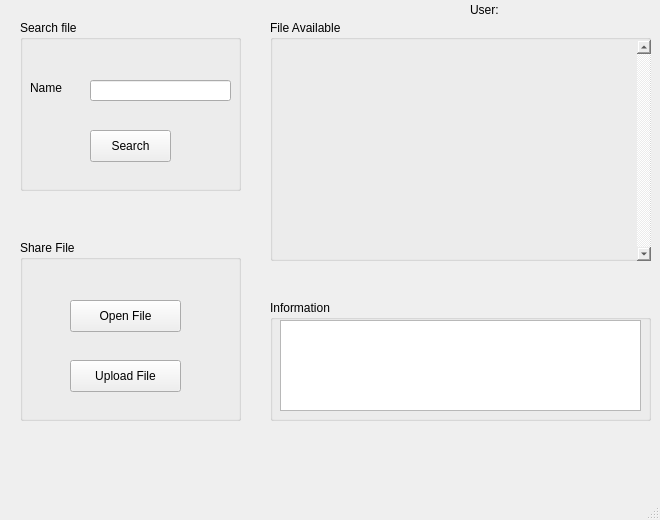
<?xml version="1.0" encoding="UTF-8"?>
<ui version="4.0">
 <class>MainWindow</class>
 <widget class="QMainWindow" name="MainWindow">
  <property name="geometry">
   <rect>
    <x>0</x>
    <y>0</y>
    <width>660</width>
    <height>520</height>
   </rect>
  </property>
  <property name="windowTitle">
   <string>MainWindow</string>
  </property>
  <widget class="QWidget" name="centralwidget">
   <widget class="QGroupBox" name="groupBox">
    <property name="geometry">
     <rect>
      <x>20</x>
      <y>20</y>
      <width>221</width>
      <height>171</height>
     </rect>
    </property>
    <property name="title">
     <string>Search file</string>
    </property>
    <widget class="QLabel" name="label">
     <property name="geometry">
      <rect>
       <x>10</x>
       <y>60</y>
       <width>51</width>
       <height>16</height>
      </rect>
     </property>
     <property name="text">
      <string>Name</string>
     </property>
    </widget>
    <widget class="QLineEdit" name="fileNameLineEdit">
     <property name="geometry">
      <rect>
       <x>70</x>
       <y>60</y>
       <width>141</width>
       <height>21</height>
      </rect>
     </property>
    </widget>
    <widget class="QPushButton" name="searchButton">
     <property name="geometry">
      <rect>
       <x>70</x>
       <y>110</y>
       <width>81</width>
       <height>32</height>
      </rect>
     </property>
     <property name="text">
      <string>Search</string>
     </property>
    </widget>
   </widget>
   <widget class="QGroupBox" name="groupBox_3">
    <property name="geometry">
     <rect>
      <x>270</x>
      <y>20</y>
      <width>381</width>
      <height>241</height>
     </rect>
    </property>
    <property name="title">
     <string>File Available</string>
    </property>
    <widget class="QScrollArea" name="scrollArea_5">
     <property name="geometry">
      <rect>
       <x>0</x>
       <y>20</y>
       <width>381</width>
       <height>221</height>
      </rect>
     </property>
     <property name="maximumSize">
      <size>
       <width>800</width>
       <height>640</height>
      </size>
     </property>
     <property name="styleSheet">
      <string notr="true">background: transparent;</string>
     </property>
     <property name="frameShape">
      <enum>QFrame::NoFrame</enum>
     </property>
     <property name="verticalScrollBarPolicy">
      <enum>Qt::ScrollBarAlwaysOn</enum>
     </property>
     <property name="horizontalScrollBarPolicy">
      <enum>Qt::ScrollBarAlwaysOff</enum>
     </property>
     <property name="widgetResizable">
      <bool>true</bool>
     </property>
     <widget class="QWidget" name="scrollAreaWidgetContents_14">
      <property name="geometry">
       <rect>
        <x>0</x>
        <y>0</y>
        <width>364</width>
        <height>221</height>
       </rect>
      </property>
      <property name="minimumSize">
       <size>
        <width>0</width>
        <height>0</height>
       </size>
      </property>
      <property name="styleSheet">
       <string notr="true"/>
      </property>
      <layout class="QVBoxLayout" name="verticalLayout_8">
       <property name="leftMargin">
        <number>0</number>
       </property>
       <property name="topMargin">
        <number>0</number>
       </property>
       <property name="rightMargin">
        <number>0</number>
       </property>
       <property name="bottomMargin">
        <number>0</number>
       </property>
       <item>
        <layout class="QVBoxLayout" name="fileResultLayout"/>
       </item>
      </layout>
     </widget>
    </widget>
   </widget>
   <widget class="QGroupBox" name="groupBox_4">
    <property name="geometry">
     <rect>
      <x>270</x>
      <y>300</y>
      <width>381</width>
      <height>121</height>
     </rect>
    </property>
    <property name="title">
     <string>Information</string>
    </property>
    <widget class="QTextBrowser" name="textStatusBrowser">
     <property name="geometry">
      <rect>
       <x>10</x>
       <y>20</y>
       <width>361</width>
       <height>91</height>
      </rect>
     </property>
    </widget>
   </widget>
   <widget class="QGroupBox" name="groupBox_2">
    <property name="geometry">
     <rect>
      <x>20</x>
      <y>240</y>
      <width>221</width>
      <height>181</height>
     </rect>
    </property>
    <property name="title">
     <string>Share File</string>
    </property>
    <widget class="QPushButton" name="openButton">
     <property name="geometry">
      <rect>
       <x>50</x>
       <y>60</y>
       <width>111</width>
       <height>32</height>
      </rect>
     </property>
     <property name="text">
      <string>Open File</string>
     </property>
    </widget>
    <widget class="QPushButton" name="uploadButton">
     <property name="geometry">
      <rect>
       <x>50</x>
       <y>120</y>
       <width>111</width>
       <height>32</height>
      </rect>
     </property>
     <property name="text">
      <string>Upload File</string>
     </property>
    </widget>
   </widget>
   <widget class="QLabel" name="currentUserLabel">
    <property name="geometry">
     <rect>
      <x>470</x>
      <y>0</y>
      <width>161</width>
      <height>20</height>
     </rect>
    </property>
    <property name="text">
     <string>User:</string>
    </property>
   </widget>
  </widget>
  <widget class="QMenuBar" name="menubar">
   <property name="geometry">
    <rect>
     <x>0</x>
     <y>0</y>
     <width>660</width>
     <height>25</height>
    </rect>
   </property>
  </widget>
  <widget class="QStatusBar" name="statusbar"/>
 </widget>
 <resources/>
 <connections/>
</ui>
